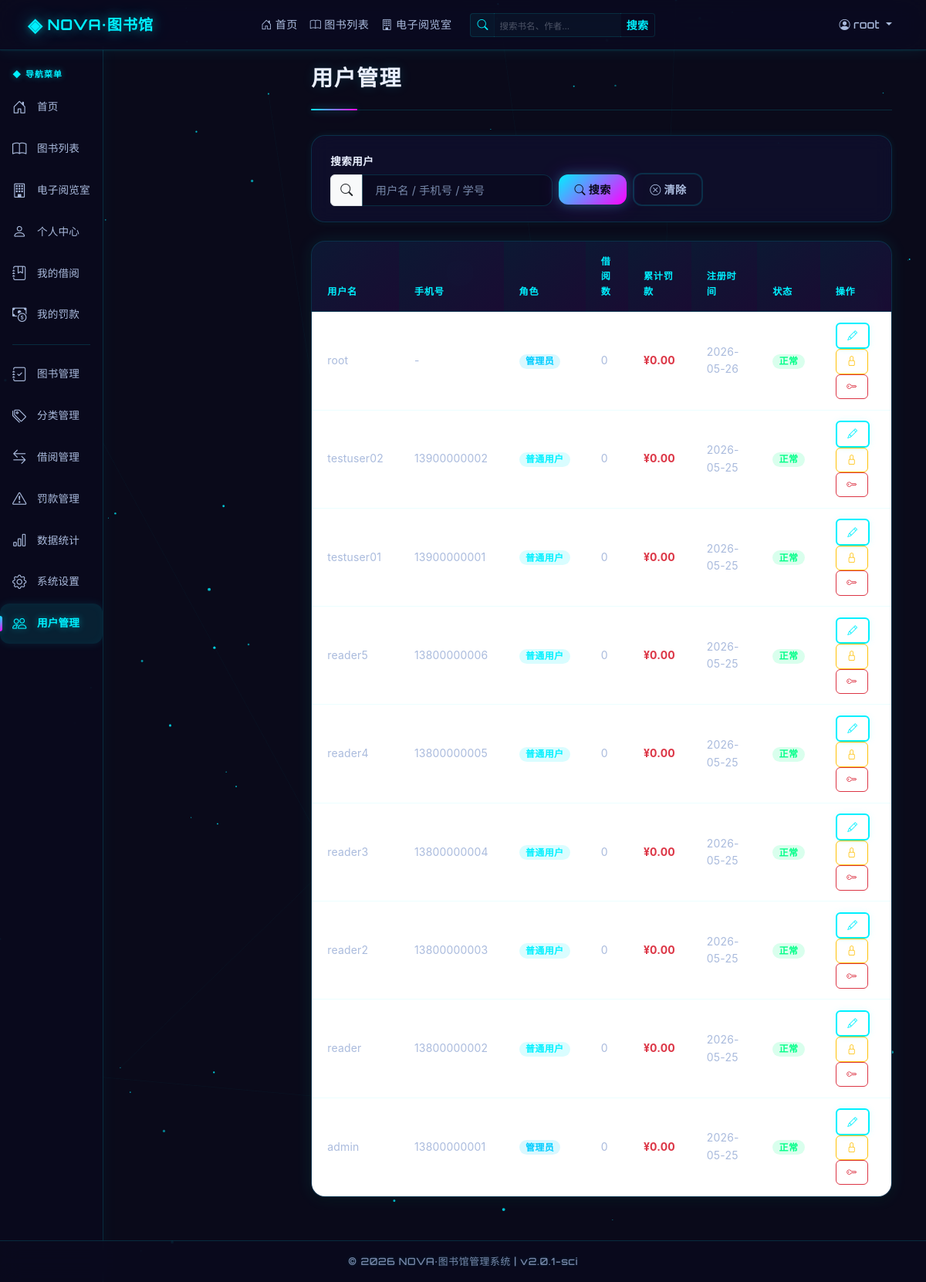
The app's page /users/manage/ (signed in) with its own data.
### users/models.py (models this page shows, shortened)
class User(AbstractUser):
    ROLE_CHOICES = (
        ("user", "普通用户"),
        ("admin", "管理员"),
    )
    role = models.CharField(max_length=10, choices=ROLE_CHOICES, default="user", verbose_name="角色")
    phone = models.CharField(max_length=11, unique=True, blank=True, null=True, verbose_name="手机号")
    student_id = models.CharField(max_length=20, unique=True, blank=True, null=True, verbose_name="学号/工号")
    is_frozen = models.BooleanField(default=False, verbose_name="是否冻结")
    borrow_count = models.IntegerField(default=0, verbose_name="当前借阅数量")
    total_fine = models.DecimalField(max_digits=10, decimal_places=2, default=0, verbose_name="累计罚款")
    class Meta:
        db_table = "users"
        verbose_name = "用户"
        verbose_name_plural = verbose_name

### users/views.py (the view)
# urls.py: path("users/manage/", views.manage_users_view, name="manage_users"),
@custom_login_required
def manage_users_view(request):
    if request.user.role != "admin":
        messages.error(request, "无权访问")
        return redirect(reverse("index"))
    page_number = request.GET.get("page", 1)
    search_query = request.GET.get("q", "").strip()
    try:
        queryset = User.objects.all().order_by("-date_joined")
        if search_query:
            queryset = queryset.filter(
                Q(username__icontains=search_query)
                | Q(phone__icontains=search_query)
                | Q(student_id__icontains=search_query)
            )
        paginator = Paginator(queryset, 15)
        page_obj = paginator.get_page(page_number)
        return render(request, "users/manage_users.html", {
            "users": page_obj,
            "search_query": search_query,
        })
    except Exception as e:
        messages.error(request, f"查询失败: {str(e)}")
        return render(request, "users/manage_users.html", {"users": [], "search_query": search_query})

### users/views.py (called while the page is built)
def custom_login_required(view_func):
    @wraps(view_func)
    @django_login_required(login_url=settings.LOGIN_URL)
    def wrapper(request, *args, **kwargs):
        if request.user.is_frozen:
            logout(request)
            messages.error(request, "您的账号已被冻结，请联系管理员")
            if request.META.get("HTTP_X_REQUESTED_WITH") == "XMLHttpRequest":
                return JsonResponse({"code": 403, "msg": "账号已被冻结", "data": None})
            return redirect(settings.LOGIN_URL)
        return view_func(request, *args, **kwargs)
    return wrapper

### templates/users/manage_users.html (shortened to what this page needs)
{% extends "base.html" %}
{% load static %}
{% block content %}
<div class="page-header d-flex justify-content-between align-items-center">
    <h4 class="page-title">用户管理</h4>
</div>
<div class="search-bar">
    <form method="get" class="row g-2 align-items-end">
        <div class="col-md-5">
            <label class="form-label">搜索用户</label>
            <div class="input-group">
                <span class="input-group-text"><i class="bi bi-search"></i></span>
                <input type="text" class="form-control" name="search" placeholder="用户名 / 手机号 / 学号" value="{{ search_query|default:'' }}">
            </div>
        </div>
        <div class="col-auto">
            <button type="submit" class="btn btn-primary">
                <i class="bi bi-search me-1"></i>搜索
            </button>
            <a href="{% url 'manage_users' %}" class="btn btn-outline-secondary ms-1">
                <i class="bi bi-x-circle me-1"></i>清除
            </a>
        </div>
    </form>
</div>
{% if users %}
<div class="table-container">
    <div class="table-responsive">
        <table class="table">
            <thead>
                <tr>
                    <th>用户名</th>
                    <th>手机号</th>
                    <th>角色</th>
                    <th>借阅数</th>
                    <th>累计罚款</th>
                    <th>注册时间</th>
                    <th>状态</th>
                    <th>操作</th>
                </tr>
            </thead>
            <tbody>
                {% for u in users %}
                <tr>
                    <td>{{ u.username }}</td>
                    <td>{{ u.phone|default:"-" }}</td>
                    <td>
                        {% if u.role == 'admin' %}
                        <span class="badge badge-info">管理员</span>
                        {% else %}
                        <span class="badge badge-primary">普通用户</span>
                        {% endif %}
                    </td>
                    <td>{{ u.borrow_count|default:0 }}</td>
                    <td><span class="text-danger fw-bold">&yen;{{ u.total_fine|default:0|floatformat:2 }}</span></td>
                    <td>{{ u.date_joined|date:"Y-m-d" }}</td>
                    <td>
                        {% if u.is_frozen %}
                        <span class="badge badge-danger">已冻结</span>
                        {% else %}
                        <span class="badge badge-success">正常</span>
                        {% endif %}
                    </td>
                    <td>
                        <a href="{% url 'edit_user' u.id %}" class="btn btn-outline-primary btn-sm" title="编辑">
                            <i class="bi bi-pencil"></i>
                        </a>
                        {% if u.is_frozen %}
                        <button class="btn btn-outline-success btn-sm unfreeze-btn" data-id="{{ u.id }}" data-name="{{ u.username }}" title="解封">
                            <i class="bi bi-unlock"></i>
                        </button>
                        {% else %}
                        <button class="btn btn-outline-warning btn-sm freeze-btn" data-id="{{ u.id }}" data-name="{{ u.username }}" title="冻结">
                            <i class="bi bi-lock"></i>
                        </button>
                        {% endif %}
                        <button class="btn btn-outline-danger btn-sm reset-pwd-btn" data-id="{{ u.id }}" data-name="{{ u.username }}" title="重置密码">
                            <i class="bi bi-key"></i>
                        </button>
                    </td>
                </tr>
                {% endfor %}
            </tbody>
        </table>
    </div>
</div>
{% else %}
<div class="empty-state">
    <i class="bi bi-people"></i>
    <h5>暂无用户数据</h5>
    <p>未找到匹配的用户</p>
</div>
{% endif %}
{% endblock %}

### templates/base.html (shortened to what this page needs)
{% load static %}<!DOCTYPE html>
<html lang="zh-CN">
<head>
    <link href="https://cdn.jsdelivr.net/npm/bootstrap@5.3.3/dist/css/bootstrap.min.css" rel="stylesheet">
    <link href="https://cdn.jsdelivr.net/npm/bootstrap-icons@1.11.3/font/bootstrap-icons.css" rel="stylesheet">
    <link href="{% static 'css/style.css' %}" rel="stylesheet">
</head>
<body class="{% block body_class %}{% endblock %}">
    {% block body_content %}
    <nav class="navbar navbar-expand-lg fixed-top navbar-sci">
        <div class="container-fluid">
            <a class="navbar-brand brand-sci" href="{% url 'index' %}">
                <span class="brand-icon">◈</span>NOVA·图书馆
            </a>
            <div class="collapse navbar-collapse" id="navbarNav">
                <ul class="navbar-nav mx-auto">
                    <li class="nav-item">
                        <a class="nav-link {% if request.resolver_match.url_name == 'index' %}active{% endif %}" href="{% url 'index' %}">
                            <i class="bi bi-house-door me-1"></i>首页
                        </a>
                    </li>
                    <li class="nav-item">
                        <a class="nav-link {% if request.resolver_match.url_name in 'book_list,book_list_alt,book_detail' %}active{% endif %}" href="{% url 'book_list' %}">
                            <i class="bi bi-book me-1"></i>图书列表
                        </a>
                    </li>
                    <li class="nav-item">
                        <a class="nav-link {% if request.resolver_match.url_name == 'reading_room' %}active{% endif %}" href="{% url 'reading_room' %}">
                            <i class="bi bi-building me-1"></i>电子阅览室
                        </a>
                    </li>
                    <li class="nav-item d-none d-lg-flex align-items-center ms-3">
                        <form class="navbar-search" action="{% url 'book_list_alt' %}" method="get">
                            <div class="input-group input-group-sm">
                                <span class="input-group-text navbar-search-icon"><i class="bi bi-search"></i></span>
                                <input type="text" class="form-control navbar-search-input" name="q" placeholder="搜索书名、作者..." aria-label="搜索" value="{{ request.GET.q|default:'' }}">
                                <button class="btn btn-sm navbar-search-btn" type="submit">搜索</button>
                            </div>
                        </form>
                    </li>
                </ul>
                <ul class="navbar-nav ms-auto">
                    {% if user.is_authenticated %}
                    <li class="nav-item dropdown">
                        <a class="nav-link dropdown-toggle {% if request.resolver_match.url_name in 'profile,my_borrows,my_fines' %}active{% endif %}" href="#" role="button" data-bs-toggle="dropdown">
                            <i class="bi bi-person-circle me-1"></i>{{ user.username }}
                        </a>
                    </li>
                    {% endif %}
                </ul>
            </div>
        </div>
    </nav>
    <div class="container-fluid main-container">
        <div class="row g-0">
            {% if user.is_authenticated %}
            <div class="col-md-2 d-none d-md-block p-0">
                <div class="sidebar sidebar-sci">
                    <div class="sidebar-header">◆ 导航菜单</div>
                    <ul class="sidebar-nav">
                        <li class="sidebar-item">
                            <a class="sidebar-link {% if request.resolver_match.url_name == 'index' %}active{% endif %}" href="{% url 'index' %}">
                                <i class="bi bi-house-door me-2"></i>首页
                            </a>
                        </li>
                        <li class="sidebar-item">
                            <a class="sidebar-link {% if request.resolver_match.url_name in 'book_list,book_list_alt,book_detail' %}active{% endif %}" href="{% url 'book_list' %}">
                                <i class="bi bi-book me-2"></i>图书列表
                            </a>
                        </li>
                        <li class="sidebar-item">
                            <a class="sidebar-link {% if request.resolver_match.url_name == 'reading_room' %}active{% endif %}" href="{% url 'reading_room' %}">
                                <i class="bi bi-building me-2"></i>电子阅览室
                            </a>
                        </li>
                        <li class="sidebar-item">
                            <a class="sidebar-link {% if request.resolver_match.url_name == 'profile' %}active{% endif %}" href="{% url 'profile' %}">
                                <i class="bi bi-person me-2"></i>个人中心
                            </a>
                        </li>
                        <li class="sidebar-item">
                            <a class="sidebar-link {% if request.resolver_match.url_name == 'my_borrows' %}active{% endif %}" href="{% url 'my_borrows' %}">
                                <i class="bi bi-journal-bookmark me-2"></i>我的借阅
                            </a>
                        </li>
                        <li class="sidebar-item">
                            <a class="sidebar-link {% if request.resolver_match.url_name == 'my_fines' %}active{% endif %}" href="{% url 'my_fines' %}">
                                <i class="bi bi-cash-coin me-2"></i>我的罚款
                            </a>
                        </li>
                        {% if user.role == 'admin' %}
                        <li class="sidebar-divider"></li>
                        <li class="sidebar-item">
                            <a class="sidebar-link {% if request.resolver_match.url_name == 'book_manage' %}active{% endif %}" href="{% url 'book_manage' %}">
                                <i class="bi bi-journal-check me-2"></i>图书管理
                            </a>
                        </li>
                        <li class="sidebar-item">
                            <a class="sidebar-link {% if request.resolver_match.url_name == 'category_manage' %}active{% endif %}" href="{% url 'category_manage' %}">
                                <i class="bi bi-tags me-2"></i>分类管理
                            </a>
                        </li>
                        <li class="sidebar-item">
                            <a class="sidebar-link {% if request.resolver_match.url_name == 'borrow_manage' %}active{% endif %}" href="{% url 'borrow_manage' %}">
                                <i class="bi bi-arrow-left-right me-2"></i>借阅管理
                            </a>
                        </li>
                        <li class="sidebar-item">
                            <a class="sidebar-link {% if request.resolver_match.url_name == 'fine_manage' %}active{% endif %}" href="{% url 'fine_manage' %}">
                                <i class="bi bi-exclamation-triangle me-2"></i>罚款管理
                            </a>
                        </li>
                        <li class="sidebar-item">
                            <a class="sidebar-link {% if request.resolver_match.url_name == 'stats_dashboard' %}active{% endif %}" href="{% url 'stats_dashboard' %}">
                                <i class="bi bi-bar-chart me-2"></i>数据统计
                            </a>
                        </li>
                        <li class="sidebar-item">
                            <a class="sidebar-link {% if request.resolver_match.url_name == 'system_config' %}active{% endif %}" href="{% url 'system_config' %}">
                                <i class="bi bi-gear me-2"></i>系统设置
                            </a>
                        </li>
                        <li class="sidebar-item">
                            <a class="sidebar-link {% if request.resolver_match.url_name == 'manage_users' %}active{% endif %}" href="{% url 'manage_users' %}">
                                <i class="bi bi-people me-2"></i>用户管理
                            </a>
                        </li>
                        {% endif %}
                    </ul>
                </div>
            </div>
            {% endif %}
            <div class="{% if user.is_authenticated %}col-md-10{% else %}col-12{% endif %} ms-auto">
                <main class="main-content">
                    <div class="content-wrapper">
                        {% block content %}{% endblock %}
                    </div>
                </main>
            </div>
        </div>
    </div>
    <footer class="footer footer-sci">
        <div class="container text-center">
            <span class="footer-glitch">&copy; {% now "Y" %} NOVA·图书馆管理系统 | v2.0.1-sci</span>
        </div>
    </footer>
    {% endblock body_content %}
    <div id="toastNotification" class="toast-container position-fixed top-0 end-0 p-3" style="z-index: 9999;"></div>
</body>
</html>

### records on screen
User: username "root", phone "-", role "管理员", borrow_count "0", total_fine "0.00", date_joined "2026-05-26", is_frozen "正常"
User: username "testuser02", phone "13900000002", role "普通用户", borrow_count "0", total_fine "0.00", date_joined "2026-05-25", is_frozen "正常"
User: username "testuser01", phone "13900000001", role "普通用户", borrow_count "0", total_fine "0.00", date_joined "2026-05-25", is_frozen "正常"
User: username "reader5", phone "13800000006", role "普通用户", borrow_count "0", total_fine "0.00", date_joined "2026-05-25", is_frozen "正常"
User: username "reader4", phone "13800000005", role "普通用户", borrow_count "0", total_fine "0.00", date_joined "2026-05-25", is_frozen "正常"
User: username "reader3", phone "13800000004", role "普通用户", borrow_count "0", total_fine "0.00", date_joined "2026-05-25", is_frozen "正常"
User: username "reader2", phone "13800000003", role "普通用户", borrow_count "0", total_fine "0.00", date_joined "2026-05-25", is_frozen "正常"
User: username "reader", phone "13800000002", role "普通用户", borrow_count "0", total_fine "0.00", date_joined "2026-05-25", is_frozen "正常"
User: username "admin", phone "13800000001", role "管理员", borrow_count "0", total_fine "0.00", date_joined "2026-05-25", is_frozen "正常"
